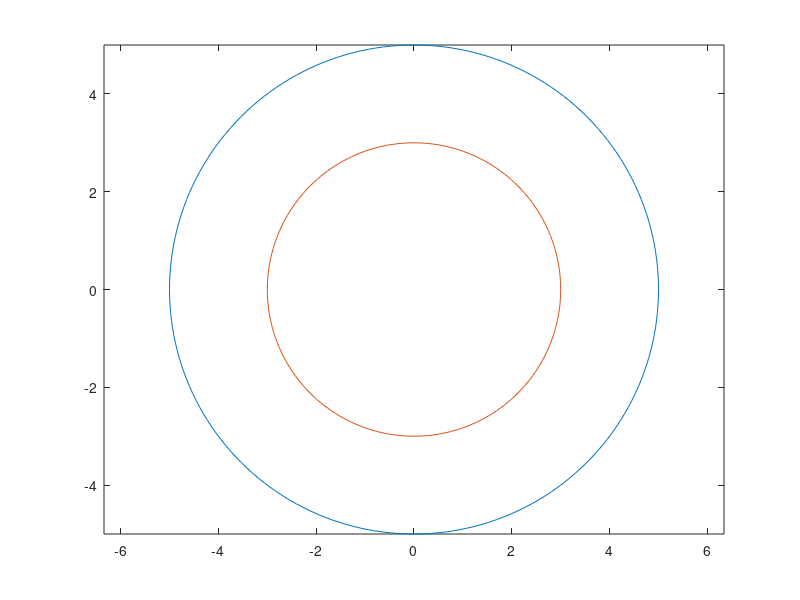

Write MATLAB code to recreate this figure.

% A program of type script
% Program name is Q406.m 
% To accompany the textbook:
% Applications of MATLAB: Numerical Solutions.
% By Yasin A. Shiboul
% To run this program, enter its name,'Q406' in the command window.
clear all
t = 0:pi/100:2*pi
z1 = 5*exp(i*t)
z2 = 3*exp(i*t)
plot(z1)
hold
plot(z2)
axis equal
